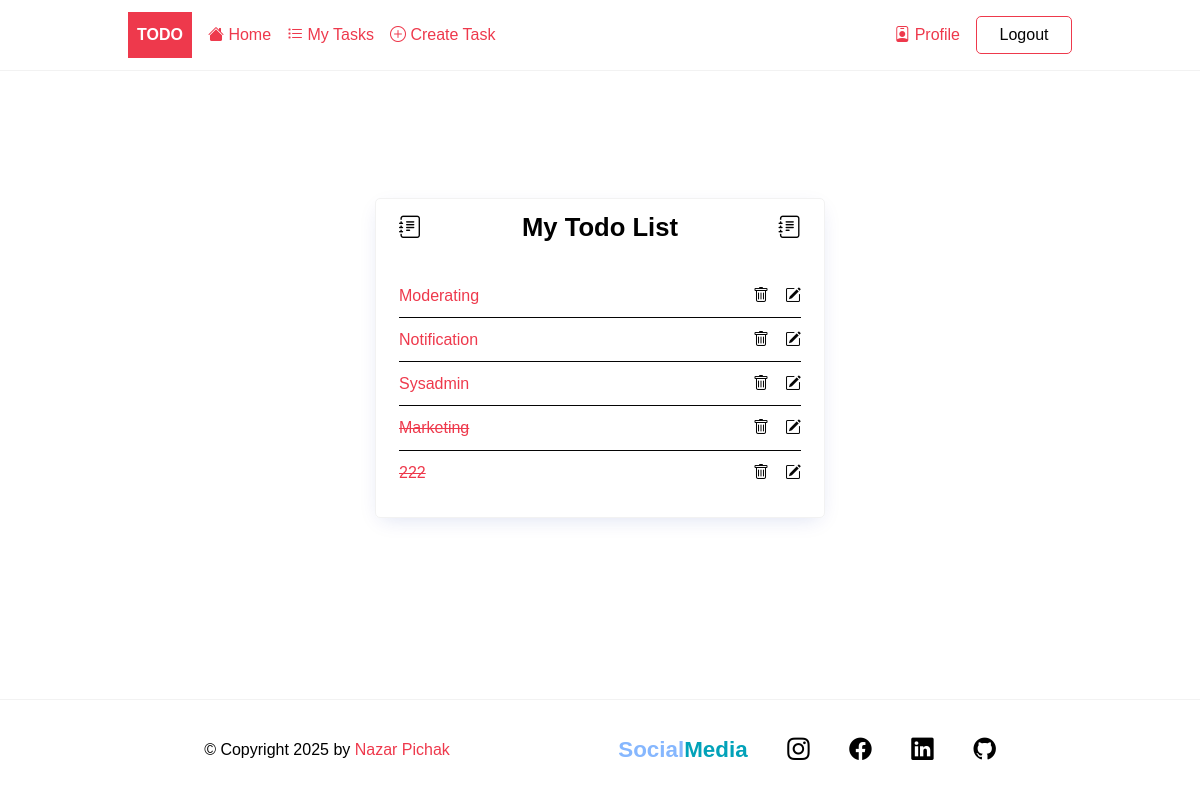
Page /tasks/ (signed in) on the committed database.
### todo/models.py (models this page shows, shortened)
class Task(models.Model):
    title = models.CharField(max_length=255)
    description = models.TextField(null=True, blank=True)
    completed = models.BooleanField(default=False)
    created_at = models.DateTimeField(auto_now_add=True)
    user = models.ForeignKey(User, on_delete=models.CASCADE, null=True, blank=True)
    class Meta:
        ordering = ['completed']

### todo/views.py (the view)
# urls.py: path('tasks/', TaskList.as_view(), name='tasks'),
class TaskList(LoginRequiredMixin, ListView):
    model = Task
    context_object_name = 'tasks'
    def get_context_data(self, **kwargs):
        context = super().get_context_data(**kwargs)
        context['tasks'] = context['tasks'].filter(user=self.request.user)
        return context

### todo/templates/todo/task_list.html
{% extends 'base.html' %}
{% block content %}
  <div class="center">
    <section class="task-list">
      {% if tasks %}
        <div class="tasks-heading">
          <i class="bi bi-journal-text"></i>
          <h2>My Todo List</h2>
          <i class="bi bi-journal-text"></i>
        </div>
        <ul class="tasks">
          {% for task in tasks %}
            <li>
              <a href="{% url 'task' task.id %}" class="{% if task.completed %}completed{% endif %} underline-animation">{{ task.title }}</a>
              <div class="task-controls">
                <a href="{% url 'task-delete' task.id %}" class="underline-animation"><i class="bi bi-trash"></i></a>
                <a href="{% url 'task-update' task.id %}" class="underline-animation"><i class="bi bi-pencil-square"></i></a>
              </div>
            </li>
          {% endfor %}
        </ul>
      {% else %}
        <h2>My Todo List</h2>
        <p>🎉 Yay, you have no pending tasks!</p>
        <p>
          👉 Create a new task <a href="{% url 'task-create' %}" class="underline-animation">here</a> .
        </p>
      {% endif %}
    </section>
  </div>
{% endblock %}

### rows in the picture
Task: title "Moderating"
Task: title "Notification"
Task: title "Sysadmin"
Task: title "Marketing"
Task: title "222"
